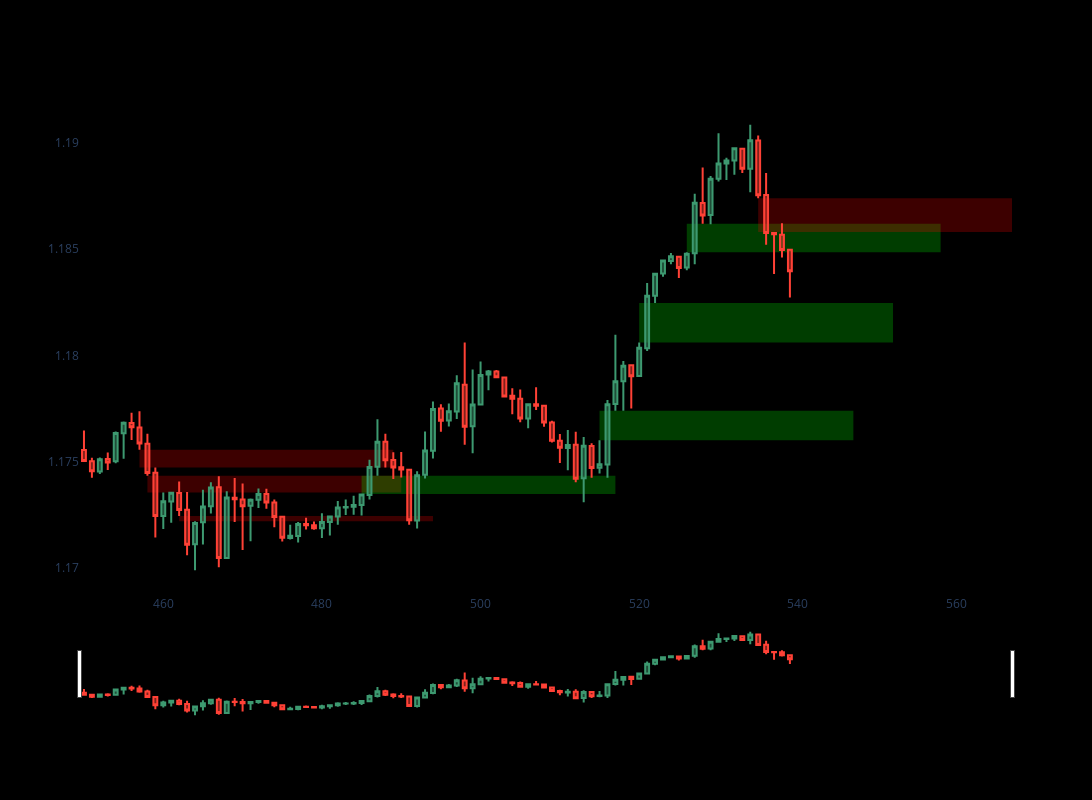

The notebook cell saved with this chart:
### Code cell
import plotly.graph_objects as go
from plotly.subplots import make_subplots
from datetime import datetime
dfpl = df[450:540]
# Create the figure
fig = go.Figure()

# Add candlestick chart
fig.add_trace(go.Candlestick(
    x=dfpl.index,
    open=dfpl["Open"],
    high=dfpl["High"],
    low=dfpl["Low"],
    close=dfpl["Close"],
    name="Candles"
))

# Add FVG zones
for _, row in dfpl.iterrows():
    if isinstance(row["FVG"], tuple):
        fvg_type, start, end, index = row["FVG"]
        color = "rgba(0,255,0,0.3)" if fvg_type == "bullish" else "rgba(255,0,0,0.3)"
        fig.add_shape(
            type="rect",
            x0=index -2,
            x1=index + 30,
            y0=start,
            y1=end,
            fillcolor=color,
            opacity=0.8,
            layer="below",
            line=dict(width=0),
        )

# Show the chart
fig.update_layout(width=1200, height=800,
                  xaxis=dict(showgrid=False),
                  yaxis=dict(showgrid=False),
                  plot_bgcolor='black',
                  paper_bgcolor='black')
fig.show()
